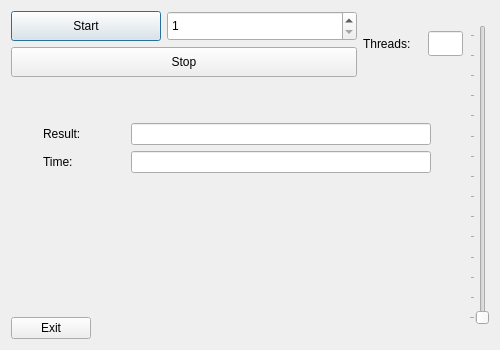
<?xml version="1.0" encoding="UTF-8"?>
<ui version="4.0">
 <class>Dialog</class>
 <widget class="QDialog" name="Dialog">
  <property name="geometry">
   <rect>
    <x>0</x>
    <y>0</y>
    <width>500</width>
    <height>350</height>
   </rect>
  </property>
  <property name="sizePolicy">
   <sizepolicy hsizetype="Fixed" vsizetype="Fixed">
    <horstretch>0</horstretch>
    <verstretch>0</verstretch>
   </sizepolicy>
  </property>
  <property name="maximumSize">
   <size>
    <width>500</width>
    <height>350</height>
   </size>
  </property>
  <property name="windowTitle">
   <string>Dialog</string>
  </property>
  <layout class="QHBoxLayout" name="horizontalLayout">
   <item>
    <layout class="QHBoxLayout" name="AppLayout">
     <item>
      <layout class="QVBoxLayout" name="MainMenuLayout">
       <item>
        <layout class="QVBoxLayout" name="ThreadsResultOutputMenuLayout">
         <item>
          <layout class="QHBoxLayout" name="ThreadCountMenuLayout">
           <item>
            <layout class="QVBoxLayout" name="StartStopSpinBoxLayout">
             <item>
              <layout class="QHBoxLayout" name="StartBtnSpinBoxLayout">
               <item>
                <widget class="QPushButton" name="btnStart">
                 <property name="sizePolicy">
                  <sizepolicy hsizetype="Fixed" vsizetype="Fixed">
                   <horstretch>0</horstretch>
                   <verstretch>0</verstretch>
                  </sizepolicy>
                 </property>
                 <property name="minimumSize">
                  <size>
                   <width>150</width>
                   <height>30</height>
                  </size>
                 </property>
                 <property name="maximumSize">
                  <size>
                   <width>200</width>
                   <height>30</height>
                  </size>
                 </property>
                 <property name="text">
                  <string>Start</string>
                 </property>
                </widget>
               </item>
               <item>
                <widget class="QSpinBox" name="spinBoxNumRange">
                 <property name="sizePolicy">
                  <sizepolicy hsizetype="Expanding" vsizetype="Fixed">
                   <horstretch>0</horstretch>
                   <verstretch>0</verstretch>
                  </sizepolicy>
                 </property>
                 <property name="minimumSize">
                  <size>
                   <width>150</width>
                   <height>30</height>
                  </size>
                 </property>
                 <property name="maximumSize">
                  <size>
                   <width>200</width>
                   <height>30</height>
                  </size>
                 </property>
                 <property name="minimum">
                  <number>1</number>
                 </property>
                 <property name="maximum">
                  <number>1000000000</number>
                 </property>
                </widget>
               </item>
              </layout>
             </item>
             <item>
              <widget class="QPushButton" name="btnStop">
               <property name="sizePolicy">
                <sizepolicy hsizetype="Expanding" vsizetype="Fixed">
                 <horstretch>0</horstretch>
                 <verstretch>0</verstretch>
                </sizepolicy>
               </property>
               <property name="minimumSize">
                <size>
                 <width>300</width>
                 <height>30</height>
                </size>
               </property>
               <property name="maximumSize">
                <size>
                 <width>400</width>
                 <height>30</height>
                </size>
               </property>
               <property name="text">
                <string>Stop</string>
               </property>
              </widget>
             </item>
            </layout>
           </item>
           <item>
            <layout class="QHBoxLayout" name="ThreadCountLayout">
             <property name="spacing">
              <number>0</number>
             </property>
             <property name="topMargin">
              <number>3</number>
             </property>
             <property name="bottomMargin">
              <number>3</number>
             </property>
             <item>
              <widget class="QLabel" name="lbThreads">
               <property name="sizePolicy">
                <sizepolicy hsizetype="Preferred" vsizetype="Fixed">
                 <horstretch>0</horstretch>
                 <verstretch>0</verstretch>
                </sizepolicy>
               </property>
               <property name="maximumSize">
                <size>
                 <width>65</width>
                 <height>30</height>
                </size>
               </property>
               <property name="text">
                <string>Threads:</string>
               </property>
              </widget>
             </item>
             <item>
              <widget class="QLineEdit" name="leThreads">
               <property name="sizePolicy">
                <sizepolicy hsizetype="Expanding" vsizetype="Fixed">
                 <horstretch>0</horstretch>
                 <verstretch>0</verstretch>
                </sizepolicy>
               </property>
               <property name="maximumSize">
                <size>
                 <width>35</width>
                 <height>25</height>
                </size>
               </property>
               <property name="readOnly">
                <bool>true</bool>
               </property>
              </widget>
             </item>
            </layout>
           </item>
          </layout>
         </item>
         <item>
          <layout class="QVBoxLayout" name="OutputLayoutWIthSpacer">
           <item>
            <spacer name="verticalSpacer_2">
             <property name="orientation">
              <enum>Qt::Orientation::Vertical</enum>
             </property>
             <property name="sizeHint" stdset="0">
              <size>
               <width>20</width>
               <height>40</height>
              </size>
             </property>
            </spacer>
           </item>
           <item>
            <layout class="QVBoxLayout" name="OutputLayout">
             <item>
              <layout class="QHBoxLayout" name="ResultLayout">
               <item>
                <widget class="QLabel" name="lbResult">
                 <property name="enabled">
                  <bool>true</bool>
                 </property>
                 <property name="sizePolicy">
                  <sizepolicy hsizetype="Fixed" vsizetype="Fixed">
                   <horstretch>0</horstretch>
                   <verstretch>0</verstretch>
                  </sizepolicy>
                 </property>
                 <property name="minimumSize">
                  <size>
                   <width>50</width>
                   <height>22</height>
                  </size>
                 </property>
                 <property name="maximumSize">
                  <size>
                   <width>50</width>
                   <height>22</height>
                  </size>
                 </property>
                 <property name="text">
                  <string>Result:</string>
                 </property>
                </widget>
               </item>
               <item>
                <widget class="QLineEdit" name="leResult">
                 <property name="sizePolicy">
                  <sizepolicy hsizetype="Preferred" vsizetype="Fixed">
                   <horstretch>0</horstretch>
                   <verstretch>0</verstretch>
                  </sizepolicy>
                 </property>
                 <property name="minimumSize">
                  <size>
                   <width>100</width>
                   <height>0</height>
                  </size>
                 </property>
                 <property name="maximumSize">
                  <size>
                   <width>300</width>
                   <height>25</height>
                  </size>
                 </property>
                 <property name="alignment">
                  <set>Qt::AlignmentFlag::AlignBottom|Qt::AlignmentFlag::AlignRight|Qt::AlignmentFlag::AlignTrailing</set>
                 </property>
                 <property name="readOnly">
                  <bool>true</bool>
                 </property>
                </widget>
               </item>
              </layout>
             </item>
             <item>
              <layout class="QHBoxLayout" name="TimeResultLayout">
               <item>
                <widget class="QLabel" name="lbTimeResult">
                 <property name="sizePolicy">
                  <sizepolicy hsizetype="Fixed" vsizetype="Fixed">
                   <horstretch>0</horstretch>
                   <verstretch>0</verstretch>
                  </sizepolicy>
                 </property>
                 <property name="minimumSize">
                  <size>
                   <width>50</width>
                   <height>22</height>
                  </size>
                 </property>
                 <property name="maximumSize">
                  <size>
                   <width>50</width>
                   <height>22</height>
                  </size>
                 </property>
                 <property name="text">
                  <string>Time:</string>
                 </property>
                </widget>
               </item>
               <item>
                <widget class="QLineEdit" name="leTimeResult">
                 <property name="sizePolicy">
                  <sizepolicy hsizetype="Preferred" vsizetype="Fixed">
                   <horstretch>0</horstretch>
                   <verstretch>0</verstretch>
                  </sizepolicy>
                 </property>
                 <property name="minimumSize">
                  <size>
                   <width>100</width>
                   <height>0</height>
                  </size>
                 </property>
                 <property name="maximumSize">
                  <size>
                   <width>300</width>
                   <height>25</height>
                  </size>
                 </property>
                 <property name="alignment">
                  <set>Qt::AlignmentFlag::AlignBottom|Qt::AlignmentFlag::AlignRight|Qt::AlignmentFlag::AlignTrailing</set>
                 </property>
                 <property name="readOnly">
                  <bool>true</bool>
                 </property>
                </widget>
               </item>
              </layout>
             </item>
            </layout>
           </item>
          </layout>
         </item>
        </layout>
       </item>
       <item>
        <layout class="QVBoxLayout" name="ExitLayoutWithSpacer">
         <item>
          <spacer name="verticalSpacer">
           <property name="orientation">
            <enum>Qt::Orientation::Vertical</enum>
           </property>
           <property name="sizeType">
            <enum>QSizePolicy::Policy::Expanding</enum>
           </property>
           <property name="sizeHint" stdset="0">
            <size>
             <width>20</width>
             <height>40</height>
            </size>
           </property>
          </spacer>
         </item>
         <item>
          <layout class="QHBoxLayout" name="ExitLayout">
           <item>
            <widget class="QPushButton" name="btnExit">
             <property name="sizePolicy">
              <sizepolicy hsizetype="Fixed" vsizetype="Fixed">
               <horstretch>0</horstretch>
               <verstretch>0</verstretch>
              </sizepolicy>
             </property>
             <property name="text">
              <string>Exit</string>
             </property>
            </widget>
           </item>
           <item>
            <spacer name="horizontalSpacer">
             <property name="orientation">
              <enum>Qt::Orientation::Horizontal</enum>
             </property>
             <property name="sizeType">
              <enum>QSizePolicy::Policy::Expanding</enum>
             </property>
             <property name="sizeHint" stdset="0">
              <size>
               <width>40</width>
               <height>20</height>
              </size>
             </property>
            </spacer>
           </item>
          </layout>
         </item>
        </layout>
       </item>
      </layout>
     </item>
     <item>
      <layout class="QHBoxLayout" name="sliderLayout">
       <item>
        <widget class="QSlider" name="sliderThreadCountSelector">
         <property name="sizePolicy">
          <sizepolicy hsizetype="Fixed" vsizetype="Expanding">
           <horstretch>0</horstretch>
           <verstretch>0</verstretch>
          </sizepolicy>
         </property>
         <property name="maximumSize">
          <size>
           <width>100</width>
           <height>300</height>
          </size>
         </property>
         <property name="orientation">
          <enum>Qt::Orientation::Vertical</enum>
         </property>
         <property name="tickPosition">
          <enum>QSlider::TickPosition::TicksAbove</enum>
         </property>
         <property name="tickInterval">
          <number>7</number>
         </property>
        </widget>
       </item>
      </layout>
     </item>
    </layout>
   </item>
  </layout>
 </widget>
 <resources/>
 <connections/>
</ui>
